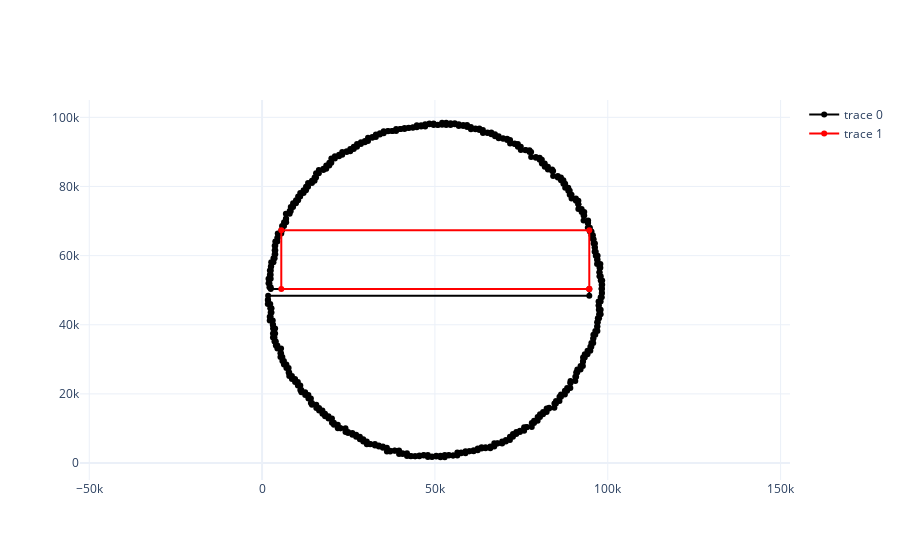

The code cell stored with this chart in its notebook:
### Code cell
# Empirically determined that 44 is the first integer that produces the correct answer.
# Takes about 40 seconds to retrieve the result.
# Replacing the sampling method with a more sophisticated method that does not perform
# duplicate computations will significantly improve the computation time.
number_of_sampled_edge_points = 44

largest_rectangle_area = exercise_9_2_find_largest_area(
    red_tile_coordinates=red_tile_coordinates,
    number_of_sampled_edge_points=number_of_sampled_edge_points
)

### Figure 1 — Plotly figure (JSON) as saved in the notebook; plotly's stock layout.template omitted (floating-point values rounded to 4 significant figures; data arrays with more than 128 entries replaced by an {"elided": "..."} marker saying what was removed)
{"data": [{"line": {"color": "black"}, "marker": {"color": "black"}, "mode": "markers+lines", "type": "scatter", "x": {"elided": "497 int values"}, "y": {"elided": "497 int values"}}, {"line": {"color": "red"}, "marker": {"color": "red"}, "mode": "markers+lines", "type": "scatter", "x": [94654, 94654, 5556, 5556, 94654], "y": [50355, 67344, 67344, 50355, 50355]}], "layout": {"yaxis": {"scaleanchor": "x"}}}
